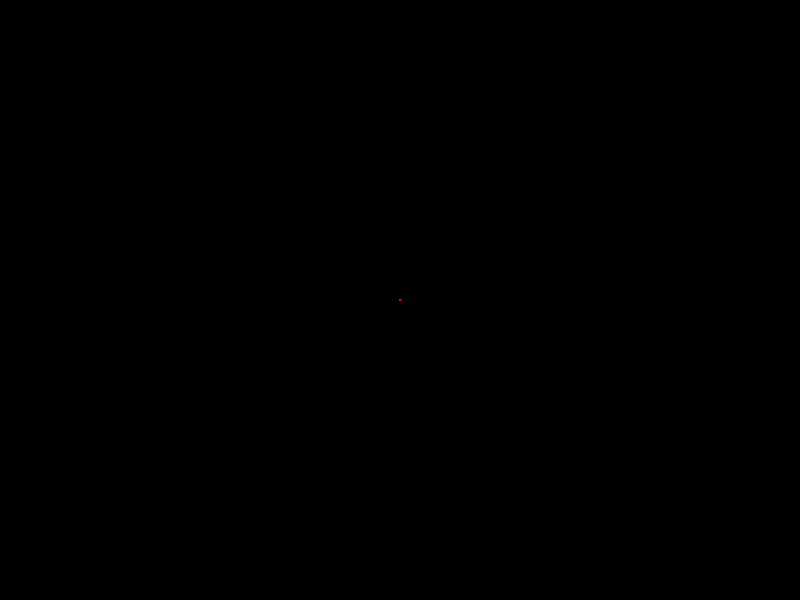
Frame 1 (no input)
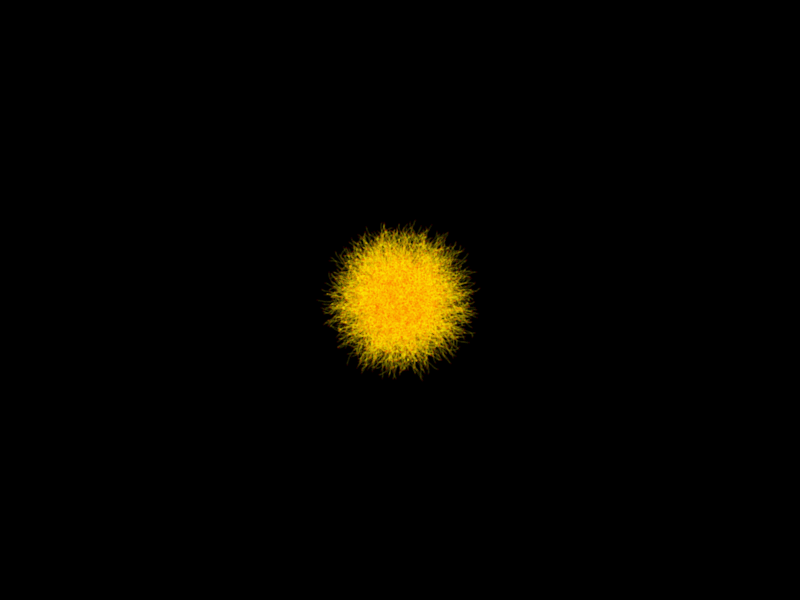
Frame 60 (the mouse pressed at the canvas centre just before this capture)
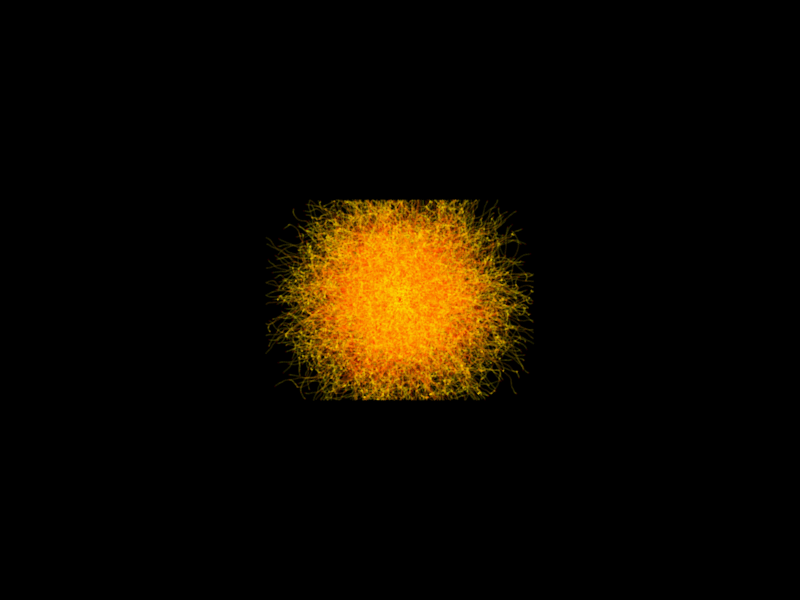
Frame 120 (the mouse held since frame 60 and released just before this capture)

The Processing sketch that drew these frames (run headless with seeded random() and noise(); from frame 60 on, the mouse is pressed at the canvas centre):

// Processing sketch: Wanderer
// ── Wanderer.pde
//declare variables
int count = 3000;
int colors = 0;
PVector []acc = new PVector [count];
PVector[] loc = new PVector [count];
float []diam = new float [count];
PVector[] vel = new PVector [count];

//float []x = new float [count];
void setup() {
  //set size of canvas

  size(800, 600);
  for (int i=0; i < count; i++) {
    //initialize variables
    loc[i] = new PVector(width/2, height/2); 
    diam[i] = 2;
    vel[i] =PVector.random2D();
    vel[i].mult(1); 
    acc[i] = PVector.random2D();
    acc[i].mult(.001); 
    background(0, 0, 0, 10);
    colorMode(HSB, 360, 100, 100, 100);
  }
}

void draw() {
  //draw background to cover previous frame
  // background(0, 0,0, 10);
 
  //  background(0);
  for (int i=0; i < count; i++) {
    //draw ball
     fill(0, 0, 0,  10);
  rect(width, height, width, height);
     fill(frameCount%60, 100, 100, 10);
    acc[i] = PVector.random2D();
    acc[i].mult(.3); 
    vel[i].add(acc[i]); 
    noStroke();
    //.  fill(random(255), random(255), random(255));
    //vel[i] = PVector.random2D().mult(random(8));
    ellipse(loc[i].x, loc[i].y, diam[i], diam[i]);

    //add velocity to position
    loc[i].add(vel[i]); 
    vel[i].limit(1.5);

    //wrap the ball's position

    if (loc[i].x >= width/1.5) {
      loc[i].x = width/2;    //if the ball hits the right wall go to left wall
      loc[i].y = height/2 ;
    } else if (loc[i].x <= width/3) {
      loc[i].x = width/2;     //if the ball hits the left wall go to right wall
      loc[i].y = height/2 ;
    }
    if (loc[i].y >= height/1.5) {
      loc[i].y = height/2;
      loc[i].x = width/2;
    } else if (loc[i].y <= height/3) {
      loc[i].y = height/2 ;
      loc[i].x = width/2;
    }
  }
}
